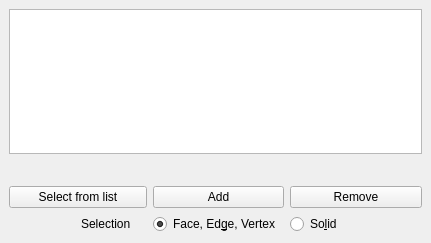
<?xml version="1.0" encoding="UTF-8"?>
<ui version="4.0">
 <class>CfdFaceSelect</class>
 <widget class="QWidget" name="CfdFaceSelect">
  <property name="geometry">
   <rect>
    <x>0</x>
    <y>0</y>
    <width>431</width>
    <height>243</height>
   </rect>
  </property>
  <property name="windowTitle">
   <string>Select Faces</string>
  </property>
  <layout class="QGridLayout" name="gridLayout_4">
   <property name="margin">
    <number>0</number>
   </property>
   <item row="6" column="0">
    <widget class="QStackedWidget" name="stackedWidget">
     <property name="currentIndex">
      <number>0</number>
     </property>
     <widget class="QWidget" name="page">
      <layout class="QGridLayout" name="gridLayout_2">
       <item row="2" column="2" colspan="2">
        <widget class="QPushButton" name="buttonAddFace">
         <property name="text">
          <string>Add</string>
         </property>
        </widget>
       </item>
       <item row="3" column="1">
        <widget class="QLabel" name="labelSelection">
         <property name="text">
          <string>&lt;html&gt;&lt;head/&gt;&lt;body&gt;&lt;p&gt;Selection&lt;/p&gt;&lt;/body&gt;&lt;/html&gt;</string>
         </property>
        </widget>
       </item>
       <item row="3" column="2" colspan="2">
        <widget class="QRadioButton" name="rb_standard">
         <property name="text">
          <string>Face, Ed&amp;ge, Vertex</string>
         </property>
         <property name="checked">
          <bool>true</bool>
         </property>
        </widget>
       </item>
       <item row="2" column="0" colspan="2">
        <widget class="QPushButton" name="faceList">
         <property name="text">
          <string>Select from list</string>
         </property>
        </widget>
       </item>
       <item row="2" column="4" colspan="2">
        <widget class="QPushButton" name="buttonRemoveFace">
         <property name="text">
          <string>Remove</string>
         </property>
        </widget>
       </item>
       <item row="3" column="4" colspan="2">
        <widget class="QRadioButton" name="rb_solid">
         <property name="text">
          <string>So&amp;lid</string>
         </property>
        </widget>
       </item>
       <item row="0" column="0" colspan="6">
        <widget class="QListWidget" name="listReferences">
         <property name="sizePolicy">
          <sizepolicy hsizetype="Expanding" vsizetype="Expanding">
           <horstretch>0</horstretch>
           <verstretch>0</verstretch>
          </sizepolicy>
         </property>
         <property name="maximumSize">
          <size>
           <width>16777215</width>
           <height>16777215</height>
          </size>
         </property>
         <property name="baseSize">
          <size>
           <width>0</width>
           <height>20</height>
          </size>
         </property>
        </widget>
       </item>
       <item row="1" column="0" colspan="6">
        <widget class="QLabel" name="labelHelpText">
         <property name="minimumSize">
          <size>
           <width>0</width>
           <height>20</height>
          </size>
         </property>
         <property name="text">
          <string/>
         </property>
        </widget>
       </item>
      </layout>
     </widget>
     <widget class="QWidget" name="page_2">
      <layout class="QGridLayout" name="gridLayout">
       <item row="1" column="0" colspan="3">
        <widget class="QListWidget" name="faceListWidget"/>
       </item>
       <item row="2" column="0">
        <widget class="QPushButton" name="selectAllButton">
         <property name="text">
          <string>Select all</string>
         </property>
        </widget>
       </item>
       <item row="2" column="1">
        <widget class="QPushButton" name="selectNoneButton">
         <property name="text">
          <string>Select none</string>
         </property>
        </widget>
       </item>
       <item row="2" column="2">
        <widget class="QPushButton" name="doneButton">
         <property name="text">
          <string>Done</string>
         </property>
        </widget>
       </item>
       <item row="0" column="0">
        <widget class="QLabel" name="label_7">
         <property name="text">
          <string>Select Object</string>
         </property>
        </widget>
       </item>
       <item row="0" column="1" colspan="2">
        <widget class="QComboBox" name="shapeComboBox"/>
       </item>
      </layout>
     </widget>
    </widget>
   </item>
  </layout>
 </widget>
 <resources/>
 <connections/>
</ui>
